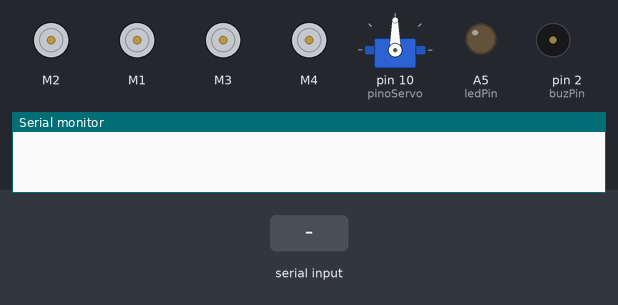
Recording of a sketch running on a simulated Arduino Uno, built with avr-gcc and run on an emulated ATmega328P. Parts: 4 × DC motor (green arrow = forward, orange = backward, longer = faster), servo, output pins drawn as LEDs (lit = HIGH), buzzer (waves = sounding, pin HIGH), the last lines printed to the serial monitor. The inputs (shaded band) are chosen by the test bench.

Above: at 1.2 s.
1.3 s: "Y" received over Serial
At 1.73 s:
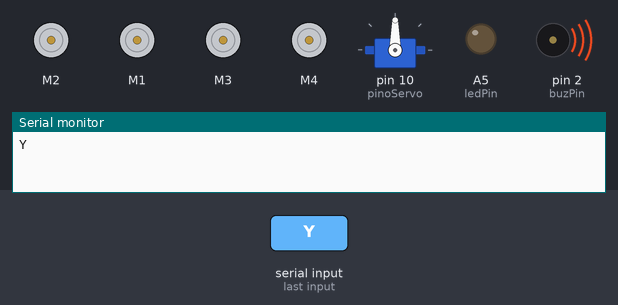
3.3 s: "F" received over Serial
At 4.5 s:
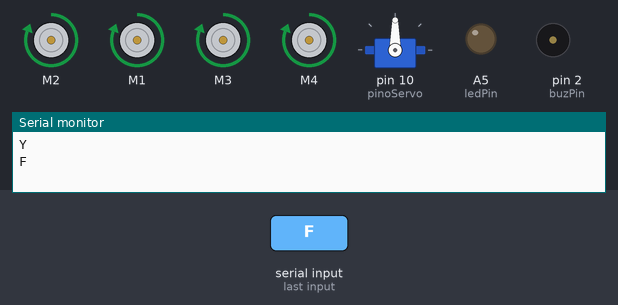
4.8 s: byte 50 ('2') received over Serial
At 5.8 s:
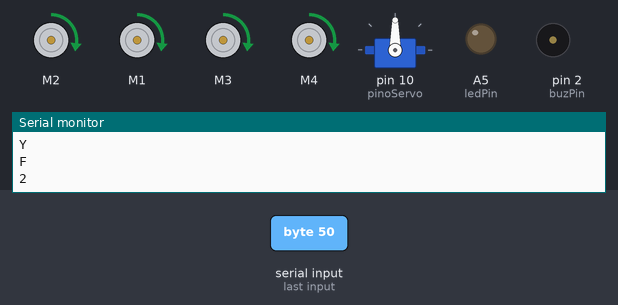
6.3 s: byte 51 ('3') received over Serial
At 7.0 s:
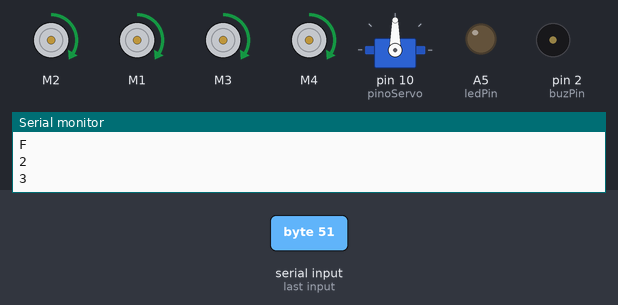
7.8 s: byte 52 ('4') received over Serial
At 8.1 s:
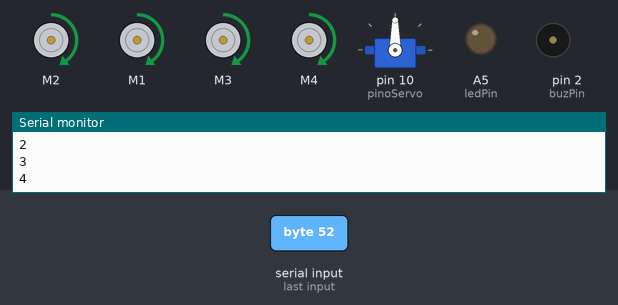
9.3 s: byte 53 ('5') received over Serial
At 10.4 s:
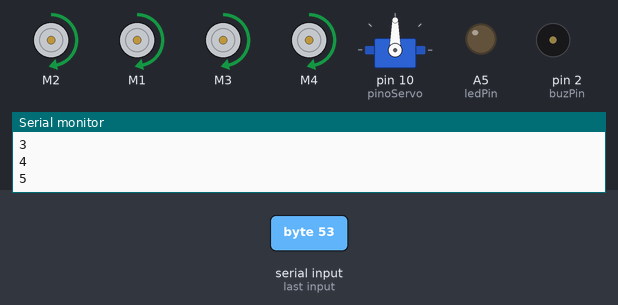
Timing chart, 0 to 11.8 s (numbered marks = the images above; inputs shaded):
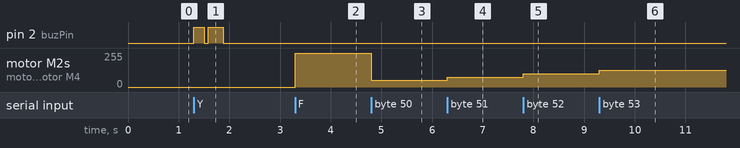

Measured:
- after the input at 1.3 s, pin 2 (buzPin): LOW → HIGH at once, → LOW 0.20 s later, → HIGH 0.08 s later, → LOW 0.30 s later
- after the input at 3.3 s, motor M2, motor M1, motor M3, motor M4: stopped → forward 255/255 at once
- after the input at 4.8 s, motor M2, motor M1, motor M3, motor M4: forward 255/255 → forward 50/255 at once
- after the input at 6.3 s, motor M2, motor M1, motor M3, motor M4: forward 50/255 → forward 75/255 at once
- after the input at 7.8 s, motor M2, motor M1, motor M3, motor M4: forward 75/255 → forward 100/255 at once
- after the input at 9.3 s, motor M2, motor M1, motor M3, motor M4: forward 100/255 → forward 125/255 at once

The sketch:

carse.ino
```cpp
#include <AFMotor.h>
#include <Servo.h>

AF_DCMotor MotorFR(1);
AF_DCMotor MotorFL(2);
AF_DCMotor MotorBL(3);
AF_DCMotor MotorBR(4);

Servo direcao;
int pinoServo = 10;  // Servo conectado no pino 10

const int buzPin = 2;
const int ledPin = A5;
int valSpeed = 255;

int centro = 90;
int esquerda = 60;
int direita = 120;

char ultimoMovimentoMotores = 'S'; // F, B ou S
unsigned long tempoAcaoServo = 0;  // Controle de tempo do servo
int posicaoAlvoServo = 90;         // Ângulo alvo atual do servo

void setup() {
    Serial.begin(9600);
    pinMode(buzPin, OUTPUT);
    pinMode(ledPin, OUTPUT);

    MotorFL.setSpeed(valSpeed);
    MotorFR.setSpeed(valSpeed);
    MotorBL.setSpeed(valSpeed);
    MotorBR.setSpeed(valSpeed);

    MotorFL.run(RELEASE);
    MotorFR.run(RELEASE);
    MotorBL.run(RELEASE);
    MotorBR.run(RELEASE);

    direcao.attach(pinoServo);
    direcao.write(centro);
    posicaoAlvoServo = centro;
}

void loop() {
    // Lê comandos do Bluetooth
    while (Serial.available() > 0) {
        char command = Serial.read();
        Serial.println(command);

        switch(command) {
            case 'F':
                frente();
                ultimoMovimentoMotores = 'F';
                posicaoAlvoServo = centro; // Servo centralizado
                break;

            case 'B':
                tras();
                ultimoMovimentoMotores = 'B';
                posicaoAlvoServo = centro; // Servo centralizado
                break;

            case 'L':
                // Vira servo para esquerda temporariamente
                posicaoAlvoServo = esquerda;
                tempoAcaoServo = millis(); // marca o tempo atual
                if (ultimoMovimentoMotores == 'F') frente();
                else if (ultimoMovimentoMotores == 'B') tras();
                break;

            case 'R':
                // Vira servo para direita temporariamente
                posicaoAlvoServo = direita;
                tempoAcaoServo = millis();
                if (ultimoMovimentoMotores == 'F') frente();
                else if (ultimoMovimentoMotores == 'B') tras();
                break;

            case 'S':
                MotorFL.run(RELEASE);
                MotorFR.run(RELEASE);
                MotorBL.run(RELEASE);
                MotorBR.run(RELEASE);
                ultimoMovimentoMotores = 'S';
                break;

            case 'Y':
                digitalWrite(buzPin, HIGH);
                delay(200);
                digitalWrite(buzPin, LOW);
                delay(80);
                digitalWrite(buzPin, HIGH);
                delay(300);
                digitalWrite(buzPin, LOW);
                break;

            case 'X': digitalWrite(ledPin, HIGH); break;
            case 'x': digitalWrite(ledPin, LOW); break;

            case '0': SetSpeed(0); break;
            case '1': SetSpeed(25); break;
            case '2': SetSpeed(50); break;
            case '3': SetSpeed(75); break;
            case '4': SetSpeed(100); break;
            case '5': SetSpeed(125); break;
            case '6': SetSpeed(150); break;
            case '7': SetSpeed(175); break;
            case '8': SetSpeed(200); break;
            case '9': SetSpeed(255); break;
        }
    }

    // Atualiza o servo continuamente
    // Se passaram 500 ms desde a ação de virar, volta ao centro
    if ((posicaoAlvoServo == esquerda || posicaoAlvoServo == direita) && millis() - tempoAcaoServo > 500) {
        posicaoAlvoServo = centro;
    }

    direcao.write(posicaoAlvoServo);
}

void frente() {
    MotorFL.run(FORWARD);
    MotorFR.run(FORWARD);
    MotorBL.run(FORWARD);
    MotorBR.run(FORWARD);
}

void tras() {
    MotorFL.run(BACKWARD);
    MotorFR.run(BACKWARD);
    MotorBL.run(BACKWARD);
    MotorBR.run(BACKWARD);
}

void SetSpeed(int val) {
    valSpeed = val;
    MotorFL.setSpeed(val);
    MotorFR.setSpeed(val);
    MotorBL.setSpeed(val);
    MotorBR.setSpeed(val);
}
```
